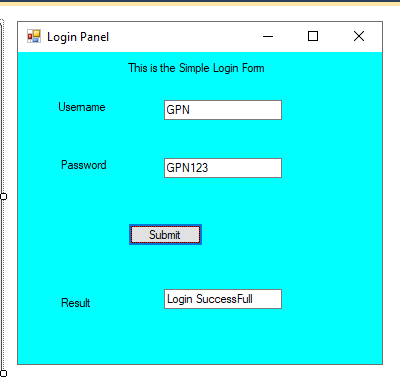
#> input picture Machine Learning/Output.PNG, 400 x 385 px, found by its file name
$ jupyter execute --allow-errors 'Numpy Practical 1.ipynb'
#> lines starting #> are read from the running program, lines starting #| are printed output that depends on the picture; after the words box and inside, x2 and y2 are one past the last pixel; in counts of white or black regions, pixels touching at a corner belong together
# Second Practical

[cell 1]
import numpy as np
from matplotlib.image import imread # to get the image in th

[cell 2]
pandas = imread("Output.png")
#> pandas is the input picture: shape (385, 400, 4) float32; mean R, G, B, A 0.295, 0.972, 0.971, 1
pandas[0][0][0] = 1.
#> pandas: shape (385, 400, 4) float32; under 0.01% of pixels changed, all inside (x1, y1, x2, y2) = (0, 0, 1, 1)
pandas

[cell 3]
arr_1d=np.array([1,2,3,4])
print(arr_1d)

[cell 4]
type(arr_1d)

[cell 5]
arr_1d.ndim

[cell 6]
arr_2d = np.array([[1,2,3,4],[5,6,7,8]])
print(arr_2d)

[cell 7]
arr_2d.ndim

[cell 8]
arr_2d.size

[cell 9]
arr_2d.shape

[cell 10]
arr_2d.dtype

# Third Practical

[cell 11]
# This is the Third Practical of The Numpy

[cell 12]
arr_2d

[cell 13]
matrix = np.array([[1,1,1],[1,1,1],[1,1,1]])
print(matrix)

[cell 14]
matrix1 = np.ones(5)
print(matrix1)

[cell 15]
matrix1.dtype

[cell 16]
mx = np.ones((3,4))
print(mx)

[cell 17]
mx1 = np.ones((3,4),dtype=int)
print(mx1)

[cell 18]
mx0 = np.zeros((4,5))
print(mx0)

[cell 19]
mx2 = np.zeros((4,5),dtype=str)
print(mx2)

[cell 20]
empty = np.empty((3,3),dtype=int)
print(empty)

# Fourth Practical

[cell 21]
# This is the Fourth Practical For Machine Learning
array = np.arange(1,13)
print(array)    #Arrange Functions Help you to create 1D Arrayy

[cell 22]
even=np.arange(1,13,2)
print(even)

[cell 23]
np.linspace(1,5,4) #linspace Help to get the any value between range.

[cell 24]
arr2d = array.reshape(3,4)
print(arr2d)         #Reshape Function help to convert 1d array to 2d or 3d array

[cell 25]
arr3d = array.reshape(2,3,2)
print(arr3d)

[cell 26]
ar=np.arange(1,13).reshape(2,6)
print(ar)

[cell 27]
ar.ravel()  #Ravel Function help to convert multidimensional array to 1d array

[cell 28]
arr3d.flatten()   #flatten Function help to convert multidimensional array to 1d array

[cell 29]
arr2d.transpose() #arr2d.T and it also helps to convert the rows to columns

# Fifth Practical Maths Operations

[cell 30]
array1 =np.arange(1,10).reshape(3,3)
array2 =np.arange(1,10).reshape(3,3)
print(array1)
print(array2)

[cell 31]
#Addition Of two Array
array1+array2

[cell 32]
#addition using function
np.add(array1,array2)

[cell 33]
#Subtract
np.subtract(array1,array2)

[cell 34]
#Multiply
np.multiply(array1,array2)

[cell 35]
#Divide
np.divide(array1,array2)

[cell 36]
#Matrics Product
array1@array2

[cell 37]
array1.dot(array2)

[cell 38]
#Max Value
array1.max()

[cell 39]
array1.argmax() #For getting the index of max value

[cell 40]
array1.max(axis=0) #0 represents column and 1 repesents row

[cell 41]
array1.max(axis=1)

[cell 42]
#Min
array1.min()

[cell 43]
array1.argmin()

[cell 44]
array1.min(axis=0)

[cell 45]
array1.min(axis=1)

[cell 46]
np.sum(array1)

[cell 47]
np.sum(array1,axis=0)

[cell 48]
np.sum(array1,axis=1)

[cell 49]
np.mean(array1)

[cell 50]
np.sqrt(array1)

[cell 51]
np.std(array1) #Standard Division

[cell 52]
np.exp(array1) #Exponent

[cell 53]
np.log(array1) #Log Of array

[cell 54]
np.log10(array1)

# Sixth Practical

[cell 55]
mx = np.arange(1,101).reshape(10,10)
print(mx)

[cell 56]
mx[0,0]

[cell 57]
mx[0,0].ndim

[cell 58]
mx[0]

[cell 59]
mx[:,0]

[cell 60]
mx[:,0:1]

[cell 61]
mx

[cell 62]
mx[1:4,1:4]

[cell 63]
mx[:,1:
   3]

[cell 64]
mx[:]

[cell 65]
mx[:,:]

[cell 66]
mx.itemsize #Check the space required by matrix in bytes

[cell 67]
mx.dtype

# Seventh Practical

[cell 68]
newarr = np.arange(1,17).reshape(4,4)

[cell 69]
newarr2 = np.arange(17,33).reshape(4,4)
print(newarr2)

[cell 70]
np.concatenate((newarr,newarr2))

[cell 71]
np.concatenate((newarr,newarr2),axis=1)

[cell 72]
np.vstack((newarr,newarr2)) #helps to concate vertically

[cell 73]
np.hstack((newarr,newarr2)) #we can concat many arrays by seperating with commas value and this functiion concat array horizantally

[cell 74]
np.split(newarr,2) #It split the array but stores into list

[cell 75]
np.split(newarr,2,axis=1)

[cell 76]
newarr

[cell 77]
a1d = newarr.ravel()

[cell 78]
np.split(a1d,[1,3])

# Eigth Practical  Trignometry

[cell 79]
import matplotlib.pyplot as plt

[cell 80]
np.sin(180)

[cell 81]
np.sin(90)

[cell 82]
np.cos(180)

[cell 83]
np.tan(45)

[cell 84]
x_sin = np.arange(0,3*np.pi,0.1)
print(x_sin)

[cell 85]
y_sin = np.sin(x_sin)
print(y_sin)

[cell 86]
plt.plot(x_sin,y_sin)
plt.show
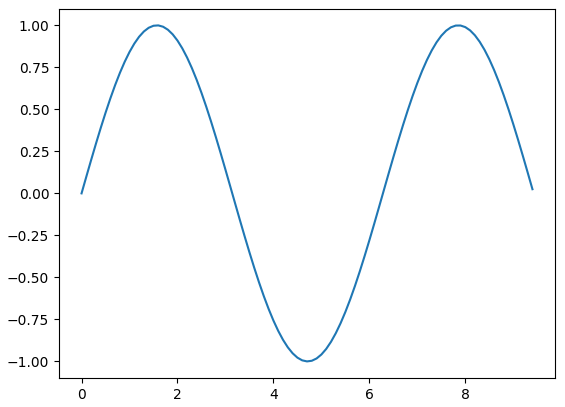
#> figure drawn by matplotlib, 1 panel; curve peaks at x = 1.6, y = 1

[cell 87]
y_cos = np.cos(x_sin)

[cell 88]
plt.plot(x_sin,y_cos)
plt.show()
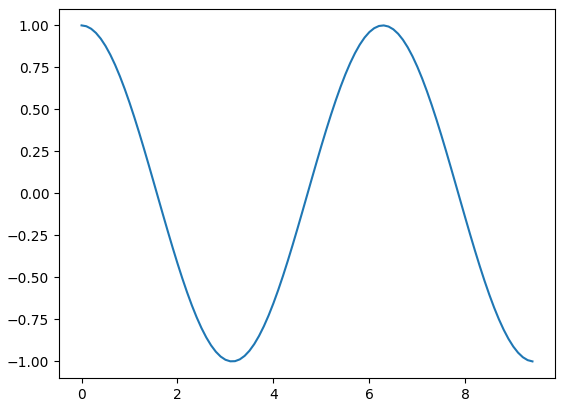
#> figure drawn by matplotlib, 1 panel; curve peaks at x = 0, y = 1

[cell 89]
y_tan = np.tan(x_sin)
plt.plot(x_sin,y_tan)
plt.show()
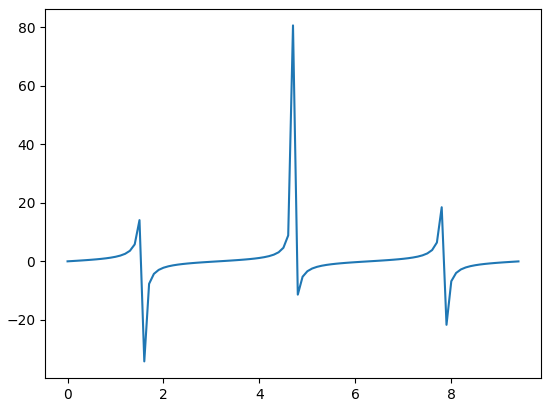
#> figure drawn by matplotlib, 1 panel; curve peaks at x = 4.7, y = 80.71

# Nineth Practical Random Module Practical

[cell 90]
import random
np.random.random(1)#this is for only one value we are not define range

[cell 91]
np.random.random((3,3))

[cell 92]
np.random.randint(1,4, (3,3))

[cell 93]
np.random.randint(1,3, (2,3,4))

[cell 94]
np.random.seed(10)
np.random.randint(1,3, (2,3,4))

[cell 95]
np.random.seed(10)
np.random.randint(1,3, (2,3,4))

[cell 96]
np.random.rand(3) #it gives only values between 0 and 1

[cell 97]
np.random.rand(3,3)

[cell 98]
np.random.randn(3,3)

[cell 99]
x=[2,34,52,3]
np.random.choice(x)

[cell 100]
for item in range(1,10):
    print(np.random.choice(item))

[cell 101]
np.random.permutation(x) #instead of the permutation we can use shuffle functions.

# Tenth Practical 10 String Functions

[cell 102]
ch_name="Tejas Pramod Patil"
str1 = "Hello World"

[cell 103]
np.char.add(ch_name,str1)

[cell 104]
np.char.lower(ch_name)

[cell 105]
np.char.upper(str1)

[cell 106]
np.char.center(str1, 60,fillchar="*")

[cell 107]
np.char.split(ch_name)

[cell 108]
np.char.splitlines("hello\nIndian")

[cell 109]
str2="dmy"
str3="dmy"
np.char.join([":","/"],[str2,str3])

[cell 110]
np.char.replace(ch_name,"Tejas","Priyanka")

[cell 111]
np.char.equal(str2,str3)#Return boolean value

[cell 112]
np.char.count(ch_name,'s')

[cell 113]
ch_name

# Pandas Practical

## Practical 3 Pandas DataFrame

[cell 114]
import pandas as pd

[cell 115]
df = pd.DataFrame()
print(df)

[cell 116]
lst = ['a','b','c']
print(lst)

[cell 117]
df1 = pd.DataFrame(lst)
df1

[cell 118]
lst2 = [[1,2,3],[2,3,4],[4,5,6]]
lst2

[cell 119]
df2 = pd.DataFrame(lst2)
df2

[cell 120]
dict1 = {"id":[11,22,33,44]}
dict1

[cell 121]
df3 = pd.DataFrame(dict1)
df3

[cell 122]
dict2 = {"id":[11,22,33,44],"Name":["Tejas","Shubham","Dnyanesh","Yash"]}
df4 = pd.DataFrame(dict2)
df4

[cell 123]
dict_sr = {"id":pd.Series([1,2,3]),"SN":pd.Series([11,22,33])}
df5 = pd.DataFrame(dict_sr)
df5

# Practical 4 How to read CSV file in pandas

#> (a cell that did not finish here is left out)

# Practical 5  How to Write CSV file

[cell 125]
df6 = pd.read_csv("test_data.csv")
#> (reads Machine Learning/test_data.csv from the repository)
